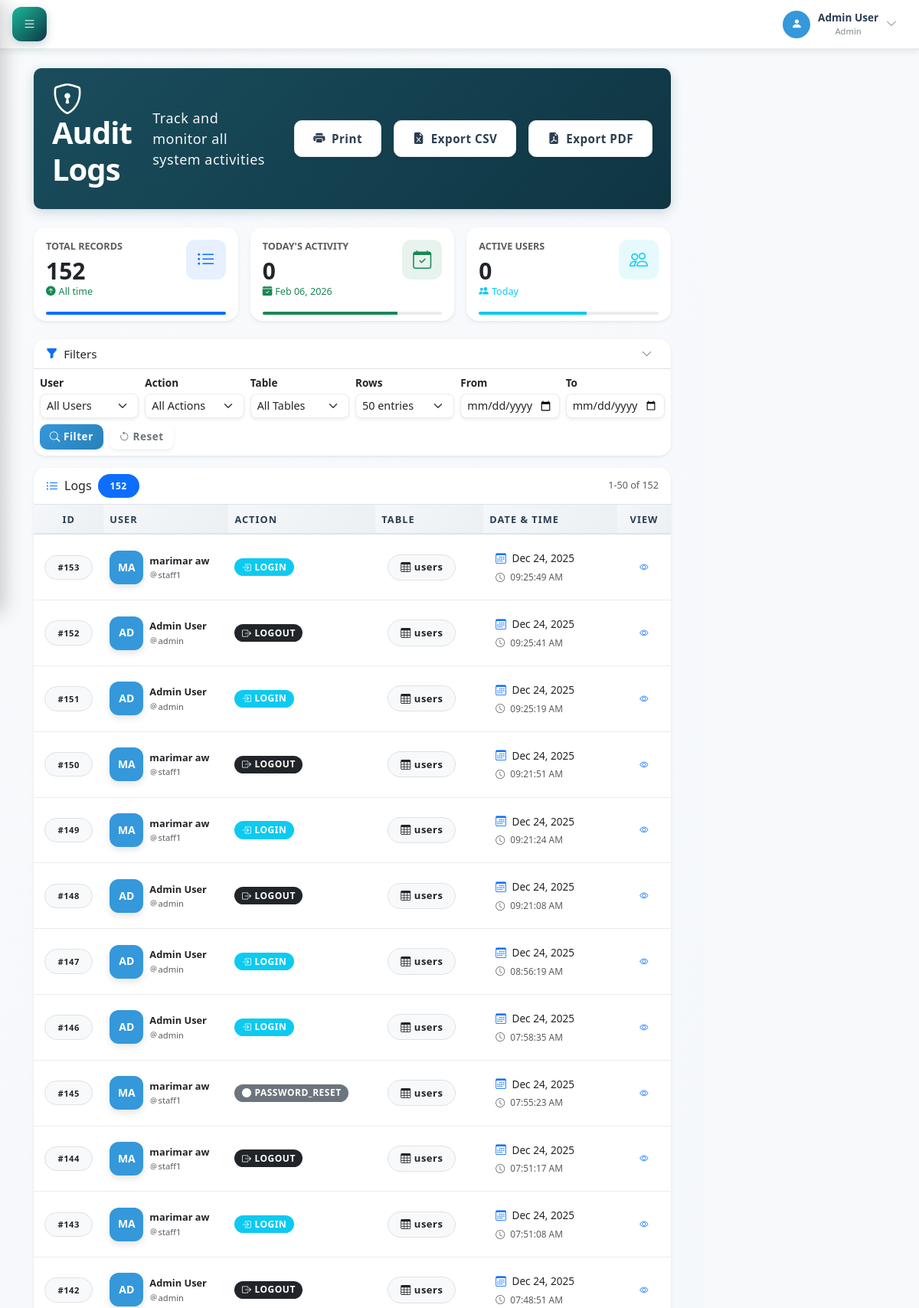
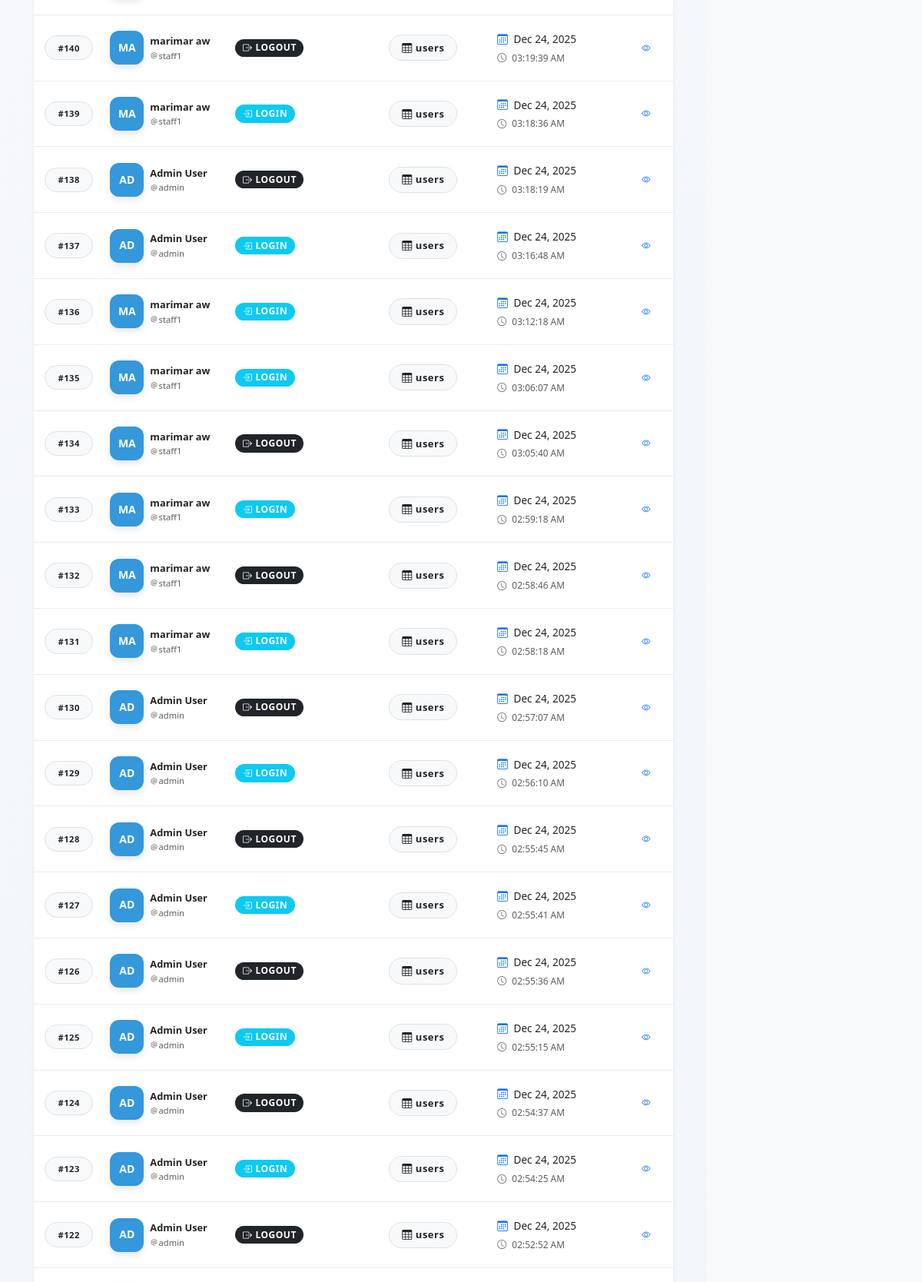
The app's page /admin/audit-logs.php (signed in, upper part) with its own data (2 pictures, top to bottom).
### tables this page shows
CREATE TABLE `audit_logs` (
  `log_id` int(11) NOT NULL,
  `user_id` int(11) NOT NULL,
  `action` varchar(100) NOT NULL,
  `table_name` varchar(50) NOT NULL,
  `record_id` int(11) DEFAULT NULL,
  `old_value` text DEFAULT NULL,
  `new_data` text DEFAULT NULL,
  `new_value` text DEFAULT NULL,
  `ip_address` varchar(45) DEFAULT NULL,
  `created_at` timestamp NOT NULL DEFAULT current_timestamp()
);

CREATE TABLE `users` (
  `user_id` int(11) NOT NULL,
  `role_id` int(11) NOT NULL,
  `username` varchar(50) NOT NULL,
  `email` varchar(100) NOT NULL,
  `password` varchar(255) NOT NULL,
  `full_name` varchar(100) NOT NULL,
  `contact` varchar(20) DEFAULT NULL,
  `status` enum('active','inactive') DEFAULT 'active',
  `created_at` timestamp NOT NULL DEFAULT current_timestamp(),
  `updated_at` timestamp NOT NULL DEFAULT current_timestamp() ON UPDATE current_timestamp()
);

### admin/audit-logs.php (the view, shortened to what the rows shown need)
<?php
require_once '../config/database.php';
$records_per_page = isset($_GET['per_page']) ? (int)$_GET['per_page'] : 50;
$page = isset($_GET['page']) ? (int)$_GET['page'] : 1;
$offset = ($page - 1) * $records_per_page;
$where_conditions = [];
$params = [];
$where_sql = !empty($where_conditions) ? "WHERE " . implode(" AND ", $where_conditions) : "";
$logs_sql = "SELECT al.*, u.full_name, u.username
             FROM audit_logs al
             JOIN users u ON al.user_id = u.user_id
             $where_sql
             ORDER BY al.created_at DESC
             LIMIT ? OFFSET ?";
$params[] = $records_per_page;
$params[] = $offset;
$stmt = mysqli_prepare($conn, $logs_sql);
$types = str_repeat('s', count($params) - 2) . 'ii';
mysqli_stmt_bind_param($stmt, $types, ...$params);
mysqli_stmt_execute($stmt);
$logs_result = mysqli_stmt_get_result($stmt);
include '../includes/header.php';
?>
<div class="main-content">
    <div class="container-fluid">
        <div class="dashboard-header mb-4">
            <div class="header-content">
                <div class="header-left">
                    <h1 class="header-title">
                        <i class="bi bi-shield-lock me-3"></i>Audit Logs
                    </h1>
                </div>
            </div>
        </div>
        <div class="card shadow-sm border-0">
            <div class="card-body p-0">
                <div class="table-responsive">
                    <table class="table table-hover align-middle mb-0" id="auditLogsTable" style="font-size: 0.85rem;">
                        <thead class="table-light">
                            <tr>
                                <th class="text-center" style="width: 60px; padding: 0.6rem 0.5rem; font-size: 0.8rem;">ID</th>
                                <th style="width: 140px; padding: 0.6rem 0.5rem; font-size: 0.8rem;">User</th>
                                <th style="width: 120px; padding: 0.6rem 0.5rem; font-size: 0.8rem;">Action</th>
                                <th style="width: 100px; padding: 0.6rem 0.5rem; font-size: 0.8rem;">Table</th>
                                <th style="width: 150px; padding: 0.6rem 0.5rem; font-size: 0.8rem;">Date & Time</th>
                                <th class="text-center" style="width: 60px; padding: 0.6rem 0.5rem; font-size: 0.8rem;">View</th>
                            </tr>
                        </thead>
                        <tbody>
                            <?php if (mysqli_num_rows($logs_result) > 0): ?>
                                <?php while ($log = mysqli_fetch_assoc($logs_result)):
                                    $badge_color = 'secondary';
                                    $icon = 'bi-circle-fill';
                                    $action_lower = strtolower($log['action']);
                                    if (strpos($action_lower, 'created') !== false || strpos($action_lower, 'added') !== false) {
                                        $badge_color = 'success';
                                        $icon = 'bi-plus-circle-fill';
                                    } elseif (strpos($action_lower, 'updated') !== false || strpos($action_lower, 'modified') !== false) {
                                        $badge_color = 'primary';
                                        $icon = 'bi-pencil-square';
                                    } elseif (strpos($action_lower, 'deleted') !== false || strpos($action_lower, 'removed') !== false) {
                                        $badge_color = 'danger';
                                        $icon = 'bi-trash-fill';
                                    } elseif (strpos($action_lower, 'login') !== false) {
                                        $badge_color = 'info';
                                        $icon = 'bi-box-arrow-in-right';
                                    } elseif (strpos($action_lower, 'logout') !== false) {
                                        $badge_color = 'dark';
                                        $icon = 'bi-box-arrow-right';
                                    }
                                ?>
                                    <tr class="audit-row">
                                        <td class="text-center" style="padding: 0.6rem 0.5rem;">
                                            <span class="badge bg-light text-dark border" style="font-size: 0.7rem;">#<?php echo $log['log_id']; ?></span>
                                        </td>
                                        <td style="padding: 0.6rem 0.5rem;">
                                            <div class="d-flex align-items-center" style="font-size: 0.8rem;">
                                                <div class="user-avatar-lg me-2" style="background: var(--primary-blue); color: white;">
                                                    <?php echo strtoupper(substr($log['full_name'], 0, 2)); ?>
                                                </div>
                                                <div>
                                                    <div class="fw-semibold text-dark"><?php echo htmlspecialchars($log['full_name']); ?></div>
                                                    <small class="text-muted">
                                                        <i class="bi bi-at"></i><?php echo htmlspecialchars($log['username']); ?>
                                                    </small>
                                                </div>
                                            </div>
                                        </td>
                                        <td style="padding: 0.6rem 0.5rem;">
                                            <span class="badge bg-<?php echo $badge_color; ?> d-inline-flex align-items-center gap-1" style="padding: 0.35rem 0.6rem; font-size: 0.75rem;">
                                                <i class="bi <?php echo $icon; ?>"></i>
                                                <?php echo htmlspecialchars($log['action']); ?>
                                            </span>
                                        </td>
                                        <td>
                                            <?php if ($log['table_name']): ?>
                                                <span class="badge bg-light text-dark border d-inline-flex align-items-center gap-1">
                                                    <i class="bi bi-table"></i>
                                                    <?php echo htmlspecialchars($log['table_name']); ?>
                                                </span>
                                            <?php else: ?>
                                                <span class="text-muted">—</span>
                                            <?php endif; ?>
                                        </td>
                                        <td>
                                            <div class="d-flex flex-column gap-1">
                                                <span class="text-dark">
                                                    <i class="bi bi-calendar3 text-primary me-1"></i>
                                                    <?php echo date('M d, Y', strtotime($log['created_at'])); ?>
                                                </span>
                                                <small class="text-muted">
                                                    <i class="bi bi-clock text-muted me-1"></i>
                                                    <?php echo date('h:i:s A', strtotime($log['created_at'])); ?>
                                                </small>
                                            </div>
                                        </td>
                                        <td class="text-center" style="padding: 0.6rem 0.5rem;">
                                            <button type="button" class="btn btn-xs btn-outline-primary" style="padding: 0.25rem 0.5rem; font-size: 0.7rem;"
                                                    data-bs-toggle="modal"
                                                    data-bs-target="#detailsModal<?php echo $log['log_id']; ?>"
                                                    title="View Details">
                                                <i class="bi bi-eye"></i>
                                            </button>
                                        </td>
                                    </tr>
                                <?php endwhile; ?>
                            <?php endif; ?>
                        </tbody>
                    </table>
                </div>
            </div>
        </div>
    </div>
</div>

### records on screen
audit_logs: log_id "153", user.full_name "MA", user.full_name "marimar aw", user.username "staff1", action "LOGIN", table_name "users", created_at "Dec 24, 2025", created_at "09:25:49 AM"
audit_logs: log_id "152", user.full_name "AD", user.full_name "Admin User", user.username "admin", action "LOGOUT", table_name "users", created_at "Dec 24, 2025", created_at "09:25:41 AM"
audit_logs: log_id "151", user.full_name "AD", user.full_name "Admin User", user.username "admin", action "LOGIN", table_name "users", created_at "Dec 24, 2025", created_at "09:25:19 AM"
audit_logs: log_id "150", user.full_name "MA", user.full_name "marimar aw", user.username "staff1", action "LOGOUT", table_name "users", created_at "Dec 24, 2025", created_at "09:21:51 AM"
audit_logs: log_id "149", user.full_name "MA", user.full_name "marimar aw", user.username "staff1", action "LOGIN", table_name "users", created_at "Dec 24, 2025", created_at "09:21:24 AM"
audit_logs: log_id "148", user.full_name "AD", user.full_name "Admin User", user.username "admin", action "LOGOUT", table_name "users", created_at "Dec 24, 2025", created_at "09:21:08 AM"
audit_logs: log_id "147", user.full_name "AD", user.full_name "Admin User", user.username "admin", action "LOGIN", table_name "users", created_at "Dec 24, 2025", created_at "08:56:19 AM"
audit_logs: log_id "146", user.full_name "AD", user.full_name "Admin User", user.username "admin", action "LOGIN", table_name "users", created_at "Dec 24, 2025", created_at "07:58:35 AM"
audit_logs: log_id "145", user.full_name "MA", user.full_name "marimar aw", user.username "staff1", action "PASSWORD_RESET", table_name "users", created_at "Dec 24, 2025", created_at "07:55:23 AM"
audit_logs: log_id "144", user.full_name "MA", user.full_name "marimar aw", user.username "staff1", action "LOGOUT", table_name "users", created_at "Dec 24, 2025", created_at "07:51:17 AM"
audit_logs: log_id "143", user.full_name "MA", user.full_name "marimar aw", user.username "staff1", action "LOGIN", table_name "users", created_at "Dec 24, 2025", created_at "07:51:08 AM"
audit_logs: log_id "142", user.full_name "AD", user.full_name "Admin User", user.username "admin", action "LOGOUT", table_name "users", created_at "Dec 24, 2025", created_at "07:48:51 AM"
audit_logs: log_id "140", user.full_name "MA", user.full_name "marimar aw", user.username "staff1", action "LOGOUT", table_name "users", created_at "Dec 24, 2025", created_at "03:19:39 AM"
audit_logs: log_id "139", user.full_name "MA", user.full_name "marimar aw", user.username "staff1", action "LOGIN", table_name "users", created_at "Dec 24, 2025", created_at "03:18:36 AM"
audit_logs: log_id "138", user.full_name "AD", user.full_name "Admin User", user.username "admin", action "LOGOUT", table_name "users", created_at "Dec 24, 2025", created_at "03:18:19 AM"
audit_logs: log_id "137", user.full_name "AD", user.full_name "Admin User", user.username "admin", action "LOGIN", table_name "users", created_at "Dec 24, 2025", created_at "03:16:48 AM"
audit_logs: log_id "136", user.full_name "MA", user.full_name "marimar aw", user.username "staff1", action "LOGIN", table_name "users", created_at "Dec 24, 2025", created_at "03:12:18 AM"
audit_logs: log_id "135", user.full_name "MA", user.full_name "marimar aw", user.username "staff1", action "LOGIN", table_name "users", created_at "Dec 24, 2025", created_at "03:06:07 AM"
audit_logs: log_id "134", user.full_name "MA", user.full_name "marimar aw", user.username "staff1", action "LOGOUT", table_name "users", created_at "Dec 24, 2025", created_at "03:05:40 AM"
audit_logs: log_id "133", user.full_name "MA", user.full_name "marimar aw", user.username "staff1", action "LOGIN", table_name "users", created_at "Dec 24, 2025", created_at "02:59:18 AM"
audit_logs: log_id "132", user.full_name "MA", user.full_name "marimar aw", user.username "staff1", action "LOGOUT", table_name "users", created_at "Dec 24, 2025", created_at "02:58:46 AM"
audit_logs: log_id "131", user.full_name "MA", user.full_name "marimar aw", user.username "staff1", action "LOGIN", table_name "users", created_at "Dec 24, 2025", created_at "02:58:18 AM"
audit_logs: log_id "130", user.full_name "AD", user.full_name "Admin User", user.username "admin", action "LOGOUT", table_name "users", created_at "Dec 24, 2025", created_at "02:57:07 AM"
audit_logs: log_id "129", user.full_name "AD", user.full_name "Admin User", user.username "admin", action "LOGIN", table_name "users", created_at "Dec 24, 2025", created_at "02:56:10 AM"
audit_logs: log_id "128", user.full_name "AD", user.full_name "Admin User", user.username "admin", action "LOGOUT", table_name "users", created_at "Dec 24, 2025", created_at "02:55:45 AM"
audit_logs: log_id "127", user.full_name "AD", user.full_name "Admin User", user.username "admin", action "LOGIN", table_name "users", created_at "Dec 24, 2025", created_at "02:55:41 AM"
audit_logs: log_id "126", user.full_name "AD", user.full_name "Admin User", user.username "admin", action "LOGOUT", table_name "users", created_at "Dec 24, 2025", created_at "02:55:36 AM"
audit_logs: log_id "125", user.full_name "AD", user.full_name "Admin User", user.username "admin", action "LOGIN", table_name "users", created_at "Dec 24, 2025", created_at "02:55:15 AM"
audit_logs: log_id "124", user.full_name "AD", user.full_name "Admin User", user.username "admin", action "LOGOUT", table_name "users", created_at "Dec 24, 2025", created_at "02:54:37 AM"
audit_logs: log_id "123", user.full_name "AD", user.full_name "Admin User", user.username "admin", action "LOGIN", table_name "users", created_at "Dec 24, 2025", created_at "02:54:25 AM"
audit_logs: log_id "122", user.full_name "AD", user.full_name "Admin User", user.username "admin", action "LOGOUT", table_name "users", created_at "Dec 24, 2025", created_at "02:52:52 AM"

### other values on screen
substr($name, 0, 20) "Admin User"
$_SESSION['role_name'] "Admin"
$total_records "152"
mysqli_fetch_assoc($today_result)['today'] "0"
mysqli_fetch_assoc($active_users_result)['active'] "0"
min($offset + 1, $total_records) "1"
min($offset + $records_per_page, $total_records) "50"
